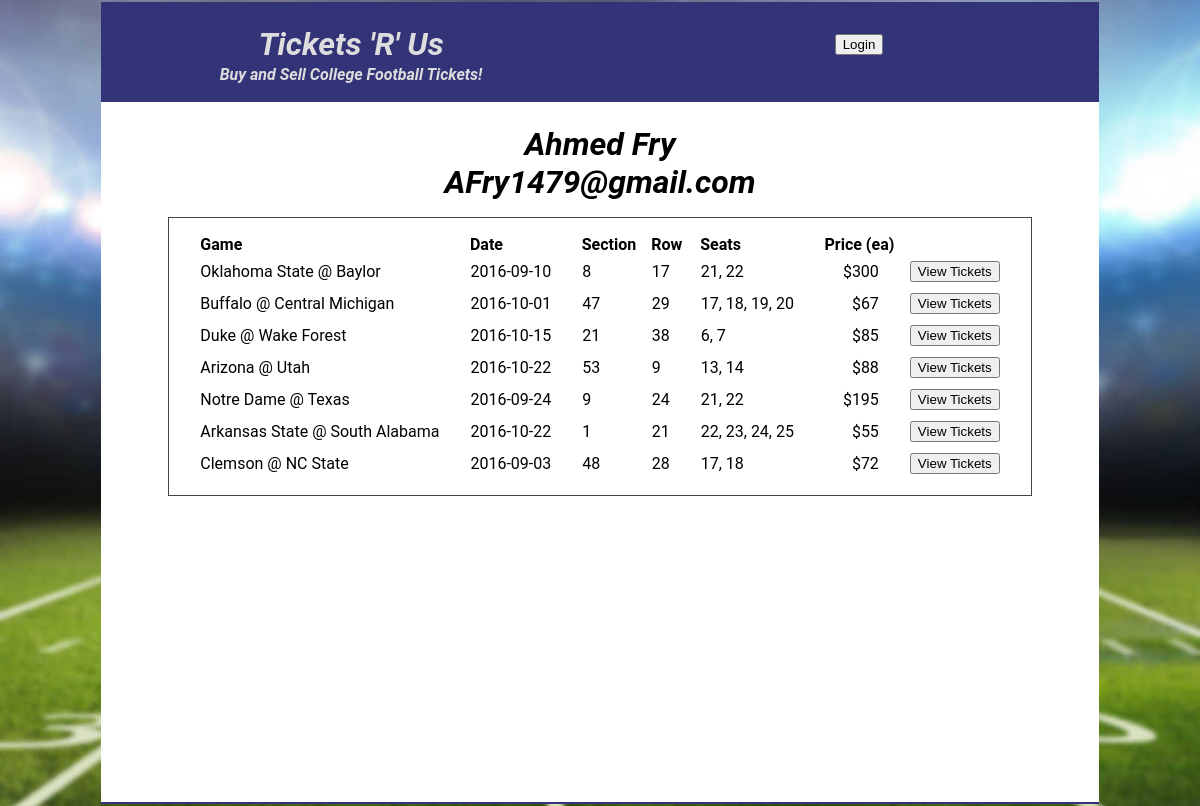
The page /users/2 on the database its author committed.
### tickets.py (models this page shows, shortened)
class User(Base):
    __tablename__ = 'user'
    id = Column(Integer, primary_key=True)
    name = Column(String, nullable=False)
    email = Column(String, unique=True, nullable=False)
    picture = Column(String, nullable=True)

class Ticket_Lot(Base):
    __tablename__ = 'ticket_lot'
    id = Column(Integer, primary_key=True)
    user_id = Column(Integer, ForeignKey('user.id'))
    seller = relationship(User, backref=backref('ticket_lots'))
    game_id = Column(Integer, ForeignKey('game.id'))
    game = relationship(Game, backref=backref('ticket_lots'))
    section = Column(Integer)
    row = Column(Integer)
    price = Column(Integer) # $ per ticket
    def seats(self):
        return [ ticket.seat for ticket in self.tickets ]
    def seats_str(self):
        return ', '.join(map(str,self.seats()))

class Team(Base):
    __tablename__ = 'team'
    id = Column(Integer, primary_key = True)
    name =Column(String, unique=True, nullable = False)
    nickname = Column(String)
    espn_id =  Column(Integer)
    city =  Column(String)
    state = Column(String)
    conference = Column(String, ForeignKey('conference.abbrev_name'))
    logo = Column(String)

class Game(Base):
    __tablename__ = 'game'
    id = Column(Integer, primary_key=True)
    home_team_id = Column(Integer, ForeignKey('team.id'))
    home_team = relationship(Team, foreign_keys=[home_team_id], backref=backref('home_games'))
    visiting_team_id = Column(Integer, ForeignKey('team.id'))
    visiting_team = relationship(Team, foreign_keys=[visiting_team_id], backref=backref('away_games'))
    date = Column(Date, nullable=False)

class Ticket(Base):
    __tablename__ = 'ticket'
    id = Column(Integer, primary_key=True)
    lot_id = Column(Integer, ForeignKey('ticket_lot.id'))
    lot = relationship(Ticket_Lot, backref=backref('tickets'))
    seat = Column(Integer)

### web_server.py (the view)
@app.route('/users/<int:user_id>')
def user(user_id):
    user = db_session.query(User).filter_by(id=user_id).one()
    main = Markup(render_template('user.html', user=user))
    return render_template('layout.html', main=main, login_session=login_session)

### templates/user.html
<div id="user-div">
    <h1>
        {{user.name}} <br>
        {{user.email}}
    </h1>
    <div class="game-tickets">
        <table class="tickets">
            <tr class="ticket-lot">
                <th> Game </th>
                <th> Date </th>
                <th class="section"> Section </td>
                <th class="row"> Row </td>
                <th class="seats"> Seats </td>
                <th class="price"> Price (ea) </td>
            </tr>
            {% for ticket_lot in user.ticket_lots %}
            <tr class="ticket-lot">
                <td class="game"> {{ticket_lot.game.visiting_team.name}} @ {{ticket_lot.game.home_team.name}} </td>
                <td class="date"> {{ticket_lot.game.date}} </td>
                <td class="section"> {{ticket_lot.section}} </td>
                <td class="row"> {{ticket_lot.row}} </td>
                <td class="seats"> {{ticket_lot.seats_str()}} </td>
                <td class="price"> ${{ticket_lot.price}} </td>
                <td class="view-button">
                    <a class="ticket-lot-a" href="/tickets/{{ticket_lot.id}}">
                        <button> View Tickets </button>
                    </a>
                </td>
            </tr>
            {% endfor %}
         </table>
    </div>
</div>

### static/style/tickets.css (style rules this page uses)
body, div, ul, li, p, h1, h2, h3, h4, h5, h6 { -webkit-box-sizing: border-box; -moz-box-sizing: border-box; -ms-box-sizing: border-box; box-sizing: border-box; border: 1px solid transparent; }
body, div, ul, li, p, h1, h2, h3, h4, h5, h6 { padding: 0; margin: 0; }
h1,h2,h3,h4 { width: 100%; }
body { display: -webkit-flex; display: flex; flex-wrap: wrap; flex-direction: row; justify-content: space-around; font-family: "Roboto", sans-serif; font-weight: bold; font-style: italic; text-align: center; background-image: url("/static/images/FF8a5Ku_2000_cropped.jpg"); background-size: cover; background-repeat: no-repeat; background-attachment: fixed; background-position: center; }
.conference-a, .ticket-lot-a { text-decoration: none; }
.game-tickets { border: 1px solid #444; padding: 15px; margin: 15px; background: #fff; }
table { border: 1px solid transparent; border-collapse: collapse; }
tr { border: 1px solid transparent; border-collapse: collapse; }
th { padding-left: 15px; padding-right: 0px; text-align: left; }
td { border: 1px solid transparent; border-collapse: collapse; padding: 5px; padding-left: 15px; padding-right: 15px; text-align: left; }
td.price { text-align: right; }

### rows shown on the page
User: name "Ahmed Fry", email "AFry1479@gmail.com"
Ticket_Lot: game.visiting_team.name "Oklahoma State", game.home_team.name "Baylor", game "2016-09-10", section "8", row "17", seats_str "21, 22", price "300"
Ticket_Lot: game.visiting_team.name "Buffalo", game.home_team.name "Central Michigan", game "2016-10-01", section "47", row "29", seats_str "17, 18, 19, 20", price "67"
Ticket_Lot: game.visiting_team.name "Duke", game.home_team.name "Wake Forest", game "2016-10-15", section "21", row "38", seats_str "6, 7", price "85"
Ticket_Lot: game.visiting_team.name "Arizona", game.home_team.name "Utah", game "2016-10-22", section "53", row "9", seats_str "13, 14", price "88"
Ticket_Lot: game.visiting_team.name "Notre Dame", game.home_team.name "Texas", game "2016-09-24", section "9", row "24", seats_str "21, 22", price "195"
Ticket_Lot: game.visiting_team.name "Arkansas State", game.home_team.name "South Alabama", game "2016-10-22", section "1", row "21", seats_str "22, 23, 24, 25", price "55"
Ticket_Lot: game.visiting_team.name "Clemson", game.home_team.name "NC State", game "2016-09-03", section "48", row "28", seats_str "17, 18", price "72"
